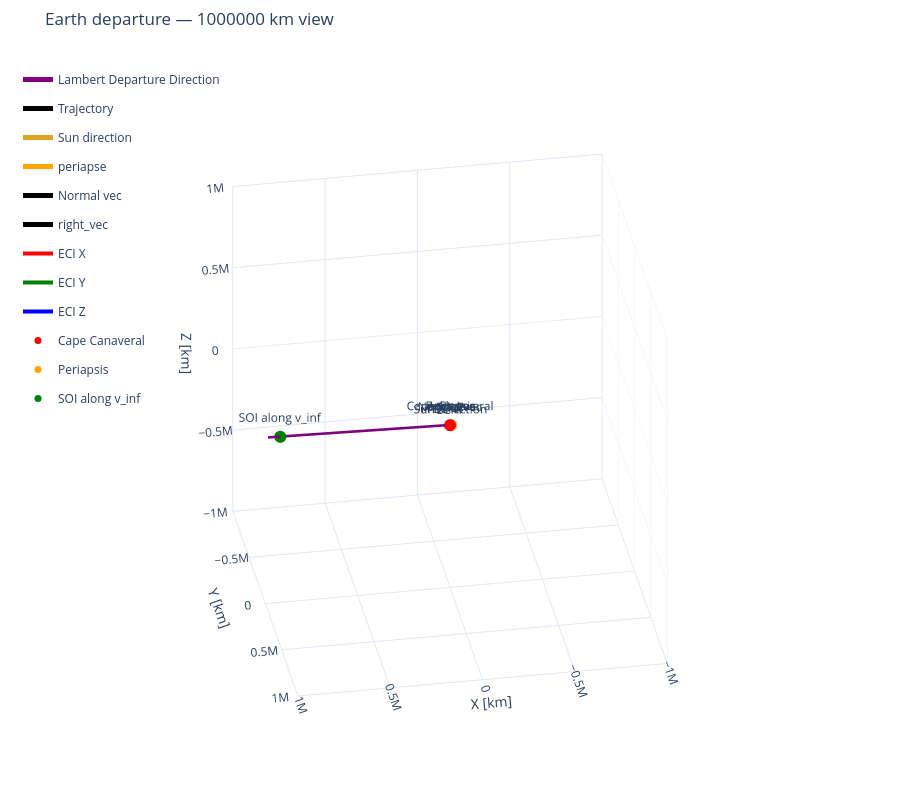

The notebook cell this image was saved under:
### Markdown cell above
## Visualization

### Code cell
# Translate by Earth's rv at each sample, then rotate HCI into ECI.
sun_direction_eci = ECI_from_HCI() @ (-mission["earth_rv_hci_km"][0, :3])


frames = [
    {"name": "ECI", "location": [0, 0, 0],
            "dcm_body_wrt_hci": np.eye(3), "length": 10000},
    # {"name": "ECEF", "location": [0, 0, 0],
    #         "dcm_body_wrt_hci": dcm_ecef_wrt_eci, "length": 10000},  # just for visualization
]

vectors = [
    {"direction": sun_direction_eci, "length": 20000,
             "name": "Sun direction", "color": "goldenrod", "label": True},
    {"direction": departure.r_p_eci, "length": 10000,
                 "name": "periapse", "color": "orange", "label": True},

    {"direction": departure.n_vec, "length": 10000,
                 "name": "Normal vec", "color": "black", "label": True},  # just for visualization
    {"direction": departure.right_vec, "length": 10000,
                 "name": "right_vec", "color": "black", "label": True},  # just for visualization
]

points = [
    {"name": "Cape Canaveral", "location": (departure.dcm_ecef_wrt_eci0.T @ r_cape_ecef_m) * M_TO_KM, "color": "red"},
    {"name": "Periapsis", "location": departure.r_p_eci * M_TO_KM, "color": "orange"},
    {"name": "SOI along v_inf", "location": earth_soi_km * unit(v_inf_eci_km), "color": "green"},
]

view_range = 1000000
fig_earth = plot_3d(
    [rv_sat_eci_km[:,0:3], departure.rv_traj_eci_m[:,0:3] * M_TO_KM], [mission["time_s"], departure.t_traj_s],
    labels=["Lambert Departure Direction","Trajectory"], trace_colors=["purple", "black"],
    bodies={"name": "Earth", "radius": R_EARTH*M_TO_KM, "color": "royalblue"},
    frames=frames,
    vectors=vectors,
    points=points,
    title=f"Earth departure — {view_range} km view", units="km",
    azim=80, elev=30, show_end=False, show=False,
)
fig_earth.update_scenes(
    xaxis_range=[-view_range, view_range], # km
    yaxis_range=[-view_range, view_range], # km
    zaxis_range=[-view_range, view_range], # km
)
fig_earth.show()

### Figure 1 — Plotly figure (JSON) as saved in the notebook; plotly's stock layout.template omitted (floating-point values rounded to 4 significant figures; data arrays with more than 128 entries replaced by an {"elided": "..."} marker saying what was removed)
{"data": [{"colorscale": [[0, "royalblue"], [1, "royalblue"]], "hoverinfo": "skip", "name": "Earth", "opacity": 0.7, "showlegend": false, "showscale": false, "type": "surface", "x": {"elided": "60x30 float values"}, "y": {"elided": "60x30 float values"}, "z": {"elided": "60x30 float values"}}, {"legendgroup": "Lambert Departure Direction", "line": {"color": "purple", "width": 5}, "mode": "lines", "name": "Lambert Departure Direction", "type": "scatter3d", "x": {"elided": "1936 float values"}, "y": {"elided": "1936 float values"}, "z": {"elided": "1936 float values"}}, {"legendgroup": "Trajectory", "line": {"color": "black", "width": 5}, "mode": "lines", "name": "Trajectory", "type": "scatter3d", "x": {"elided": "100000 float values"}, "y": {"elided": "100000 float values"}, "z": {"elided": "100000 float values"}}, {"legendgroup": "vector-3", "line": {"color": "goldenrod", "width": 5}, "mode": "lines+text", "name": "Sun direction", "text": ["", "Sun direction"], "textposition": "top center", "type": "scatter3d", "x": [0, 2506.0], "y": [0, 18210.0], "z": [0, 7891.0]}, {"anchor": "tip", "colorscale": [[0, "goldenrod"], [1, "goldenrod"]], "hoverinfo": "skip", "legendgroup": "vector-3", "name": "Sun direction arrowhead", "showlegend": false, "showscale": false, "sizemode": "absolute", "sizeref": 1200, "type": "cone", "u": [0.1253], "v": [0.9103], "w": [0.3946], "x": [2506.0], "y": [18210.0], "z": [7891.0]}, {"legendgroup": "vector-5", "line": {"color": "orange", "width": 5}, "mode": "lines+text", "name": "periapse", "text": ["", "periapse"], "textposition": "top center", "type": "scatter3d", "x": [0, -7873.0], "y": [0, -5310.0], "z": [0, -3133.0]}, {"anchor": "tip", "colorscale": [[0, "orange"], [1, "orange"]], "hoverinfo": "skip", "legendgroup": "vector-5", "name": "periapse arrowhead", "showlegend": false, "showscale": false, "sizemode": "absolute", "sizeref": 600, "type": "cone", "u": [-0.7873], "v": [-0.531], "w": [-0.3133], "x": [-7873.0], "y": [-5310.0], "z": [-3133.0]}, {"legendgroup": "vector-7", "line": {"color": "black", "width": 5}, "mode": "lines+text", "name": "Normal vec", "text": ["", "Normal vec"], "textposition": "top center", "type": "scatter3d", "x": [0, -217.2], "y": [0, -4840.0], "z": [0, 8748.0]}, {"anchor": "tip", "colorscale": [[0, "black"], [1, "black"]], "hoverinfo": "skip", "legendgroup": "vector-7", "name": "Normal vec arrowhead", "showlegend": false, "showscale": false, "sizemode": "absolute", "sizeref": 600, "type": "cone", "u": [-0.02172], "v": [-0.484], "w": [0.8748], "x": [-217.2], "y": [-4840.0], "z": [8748.0]}, {"legendgroup": "vector-9", "line": {"color": "black", "width": 5}, "mode": "lines+text", "name": "right_vec", "text": ["", "right_vec"], "textposition": "top center", "type": "scatter3d", "x": [0, -1071.0], "y": [0, 8711.0], "z": [0, 4792.0]}, {"anchor": "tip", "colorscale": [[0, "black"], [1, "black"]], "hoverinfo": "skip", "legendgroup": "vector-9", "name": "right_vec arrowhead", "showlegend": false, "showscale": false, "sizemode": "absolute", "sizeref": 600, "type": "cone", "u": [-0.1071], "v": [0.8711], "w": [0.4792], "x": [-1071.0], "y": [8711.0], "z": [4792.0]}, {"legendgroup": "vector-11", "line": {"color": "red", "width": 4}, "mode": "lines+text", "name": "ECI X", "text": ["", "ECI X"], "textposition": "top center", "type": "scatter3d", "x": [0, 10000], "y": [0, 0], "z": [0, 0]}, {"anchor": "tip", "colorscale": [[0, "red"], [1, "red"]], "hoverinfo": "skip", "legendgroup": "vector-11", "name": "ECI X arrowhead", "showlegend": false, "showscale": false, "sizemode": "absolute", "sizeref": 600, "type": "cone", "u": [1], "v": [0], "w": [0], "x": [10000], "y": [0], "z": [0]}, {"legendgroup": "vector-13", "line": {"color": "green", "width": 4}, "mode": "lines+text", "name": "ECI Y", "text": ["", "ECI Y"], "textposition": "top center", "type": "scatter3d", "x": [0, 0], "y": [0, 10000], "z": [0, 0]}, {"anchor": "tip", "colorscale": [[0, "green"], [1, "green"]], "hoverinfo": "skip", "legendgroup": "vector-13", "name": "ECI Y arrowhead", "showlegend": false, "showscale": false, "sizemode": "absolute", "sizeref": 600, "type": "cone", "u": [0], "v": [1], "w": [0], "x": [0], "y": [10000], "z": [0]}, {"legendgroup": "vector-15", "line": {"color": "blue", "width": 4}, "mode": "lines+text", "name": "ECI Z", "text": ["", "ECI Z"], "textposition": "top center", "type": "scatter3d", "x": [0, 0], "y": [0, 0], "z": [0, 10000]}, {"anchor": "tip", "colorscale": [[0, "blue"], [1, "blue"]], "hoverinfo": "skip", "legendgroup": "vector-15", "name": "ECI Z arrowhead", "showlegend": false, "showscale": false, "sizemode": "absolute", "sizeref": 600, "type": "cone", "u": [0], "v": [0], "w": [1], "x": [0], "y": [0], "z": [10000]}, {"marker": {"color": "red", "size": 7, "symbol": "circle"}, "mode": "markers+text", "name": "Cape Canaveral", "text": ["Cape Canaveral"], "textposition": "top center", "type": "scatter3d", "x": [1577.0], "y": [5387.0], "z": [3019.0]}, {"marker": {"color": "orange", "size": 7, "symbol": "circle"}, "mode": "markers+text", "name": "Periapsis", "text": ["Periapsis"], "textposition": "top center", "type": "scatter3d", "x": [-5258.0], "y": [-3546.0], "z": [-2092.0]}, {"marker": {"color": "green", "size": 7, "symbol": "circle"}, "mode": "markers+text", "name": "SOI along v_inf", "text": ["SOI along v_inf"], "textposition": "top center", "type": "scatter3d", "x": [933500.0], "y": [78190.0], "z": [66440.0]}], "layout": {"height": 800, "legend": {"bgcolor": "rgba(0,0,0,0)", "borderwidth": 0, "x": 0.02, "y": 0.98}, "margin": {"b": 0, "l": 0, "r": 0, "t": 50}, "scene": {"aspectmode": "cube", "camera": {"eye": {"x": 0.4512, "y": 2.559, "z": 1.5}, "projection": {"type": "orthographic"}, "up": {"x": 0, "y": 0, "z": 1}}, "xaxis": {"range": [-1000000, 1000000], "title": {"text": "X [km]"}}, "yaxis": {"range": [-1000000, 1000000], "title": {"text": "Y [km]"}}, "zaxis": {"range": [-1000000, 1000000], "title": {"text": "Z [km]"}}}, "title": {"text": "Earth departure — 1000000 km view"}}}
